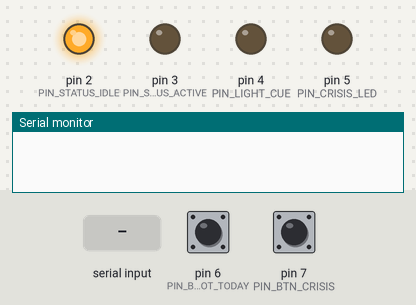
A sketch run on a simulated Arduino Uno, built with avr-gcc and run on an emulated ATmega328P. On the bench: output pins drawn as LEDs (lit = HIGH), the last lines printed to the serial monitor. Inputs (shaded band) come from the test bench; at power-on: pin 7 (PIN_BTN_CRISIS) HIGH, pin 6 (PIN_BTN_NOT_TODAY) HIGH.

Above: at 1.2 s.
1.3 s: pin 7 (PIN_BTN_CRISIS) pulled LOW for 0.15 s
At 1.7 s:
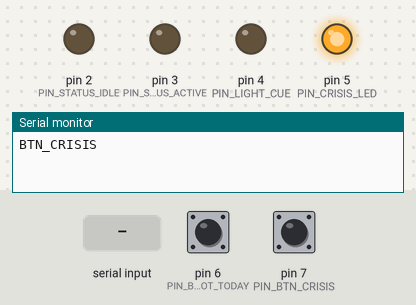
2.9 s: "ACTIVE\n" received over Serial
At 4.1 s:
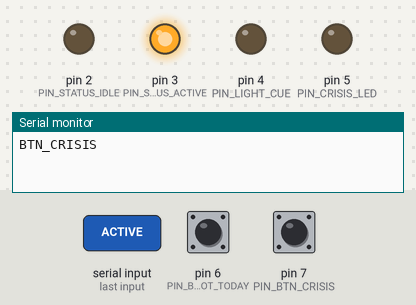
4.4 s: "LIGHT_ON\n" received over Serial
At 5.2 s:
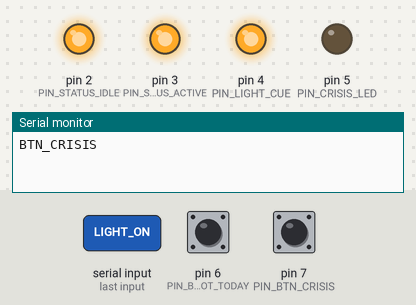
5.9 s: "LIGHT_OFF\n" received over Serial
At 6.4 s:
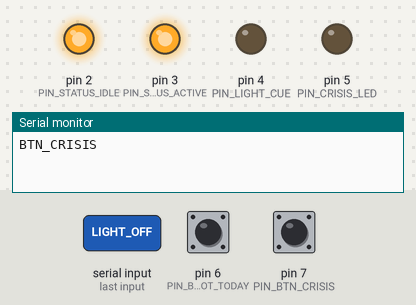
9.0 s: pin 7 (PIN_BTN_CRISIS) pulled LOW for 1 s
At 9.9 s:
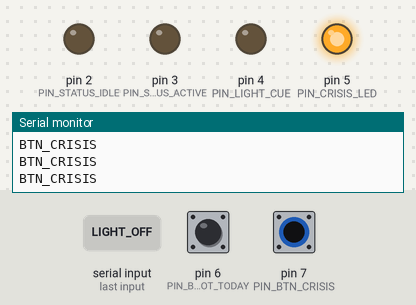
Timing chart, 0 to 12.0 s (numbered marks = the images above; inputs shaded):
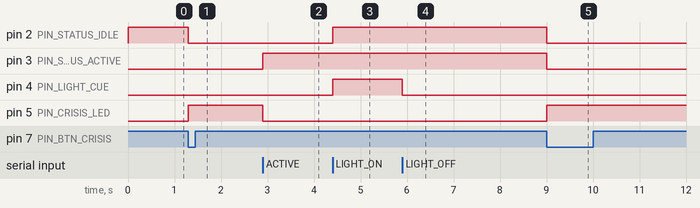

The sketch:

unoq_mcu_cue.ino
```cpp
/*
 * Cepheus — Arduino UNO Q (STM32U585 MCU) Bedside Indicators & Physical Buttons
 *
 * Companion sketch for Trail #24:
 *   - Physical privacy/status LEDs (green = idle, blue = check-in active,
 *     warm light = gentle dim-room cue from /api/arduino/ingest, red = crisis)
 *   - Physical "Not today" button (lets an unwell patient skip without a screen)
 *   - Physical "Help / Crisis" button (always active, zero automated gating)
 *
 * Communicates with voice_kiosk.py on the Linux MPU over Serial (115200 baud)
 * or Arduino_RouterBridge.
 */

const int PIN_STATUS_IDLE = 2;     // Green LED: sensors idle
const int PIN_STATUS_ACTIVE = 3;   // Blue LED: local check-in active
const int PIN_LIGHT_CUE = 4;       // Warm desk ring-light relay / MOSFET
const int PIN_CRISIS_LED = 5;      // Red LED: human crisis support active

const int PIN_BTN_NOT_TODAY = 6;   // Active LOW with INPUT_PULLUP
const int PIN_BTN_CRISIS = 7;      // Active LOW with INPUT_PULLUP

unsigned long lastBtnMs = 0;

void clearAllLeds() {
  digitalWrite(PIN_STATUS_IDLE, LOW);
  digitalWrite(PIN_STATUS_ACTIVE, LOW);
  digitalWrite(PIN_LIGHT_CUE, LOW);
  digitalWrite(PIN_CRISIS_LED, LOW);
}

void handleCommand(const String& cmd) {
  if (cmd == "IDLE") {
    clearAllLeds();
    digitalWrite(PIN_STATUS_IDLE, HIGH);
  } else if (cmd == "ACTIVE") {
    clearAllLeds();
    digitalWrite(PIN_STATUS_ACTIVE, HIGH);
  } else if (cmd == "LIGHT_ON") {
    digitalWrite(PIN_STATUS_IDLE, HIGH);
    digitalWrite(PIN_LIGHT_CUE, HIGH);
  } else if (cmd == "LIGHT_OFF") {
    digitalWrite(PIN_LIGHT_CUE, LOW);
  } else if (cmd == "CRISIS") {
    clearAllLeds();
    digitalWrite(PIN_CRISIS_LED, HIGH);
  }
}

void setup() {
  Serial.begin(115200);
  pinMode(PIN_STATUS_IDLE, OUTPUT);
  pinMode(PIN_STATUS_ACTIVE, OUTPUT);
  pinMode(PIN_LIGHT_CUE, OUTPUT);
  pinMode(PIN_CRISIS_LED, OUTPUT);

  pinMode(PIN_BTN_NOT_TODAY, INPUT_PULLUP);
  pinMode(PIN_BTN_CRISIS, INPUT_PULLUP);

  handleCommand("IDLE");
}

void loop() {
  if (Serial.available()) {
    String line = Serial.readStringUntil('\n');
    line.trim();
    if (line.length() > 0) {
      handleCommand(line);
    }
  }

  unsigned long now = millis();
  if (now - lastBtnMs > 300) {
    if (digitalRead(PIN_BTN_CRISIS) == LOW) {
      lastBtnMs = now;
      handleCommand("CRISIS");
      Serial.println("BTN_CRISIS");
    } else if (digitalRead(PIN_BTN_NOT_TODAY) == LOW) {
      lastBtnMs = now;
      Serial.println("BTN_NOT_TODAY");
    }
  }
}
```

Measured:
- after the input at 1.3 s, pin 2 (PIN_STATUS_IDLE): HIGH → LOW at once; pin 5 (PIN_CRISIS_LED): LOW → HIGH at once
- after the input at 2.9 s, pin 3 (PIN_STATUS_ACTIVE): LOW → HIGH at once; pin 5 (PIN_CRISIS_LED): HIGH → LOW at once
- after the input at 4.4 s, pin 2 (PIN_STATUS_IDLE), pin 4 (PIN_LIGHT_CUE): LOW → HIGH at once
- after the input at 5.9 s, pin 4 (PIN_LIGHT_CUE): HIGH → LOW at once
- after the input at 9.0 s, pin 2 (PIN_STATUS_IDLE), pin 3 (PIN_STATUS_ACTIVE): HIGH → LOW at once; pin 5 (PIN_CRISIS_LED): LOW → HIGH at once
